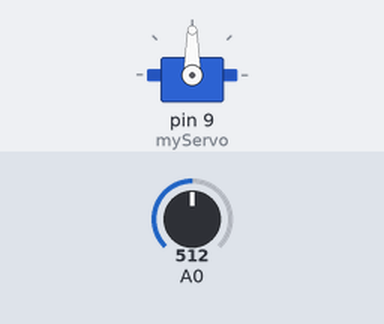
Simulated run of this sketch. Board: Arduino Uno, built with avr-gcc and run on an emulated ATmega328P. Shown: servo. Inputs (shaded band) come from the test bench; at power-on: A0 = 512.

Above: at 1.2 s.
1.3 s: A0 set to 716
At 1.8 s:
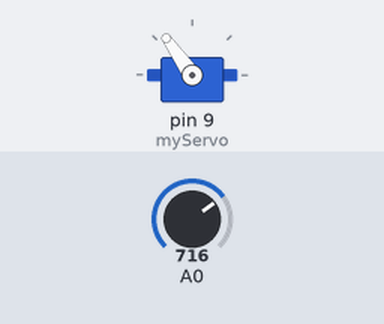
2.8 s: A0 set to 900
At 4.0 s:
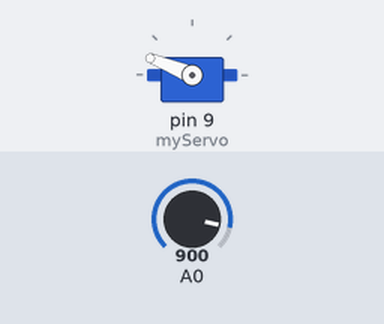
4.3 s: A0 set to 1023
At 5.3 s:
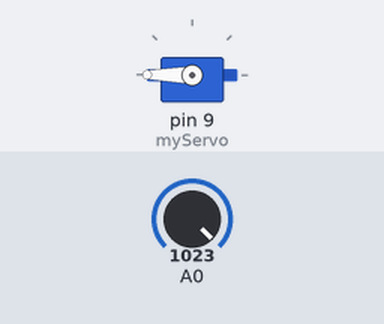
5.8 s: A0 set to 306
At 6.4 s:
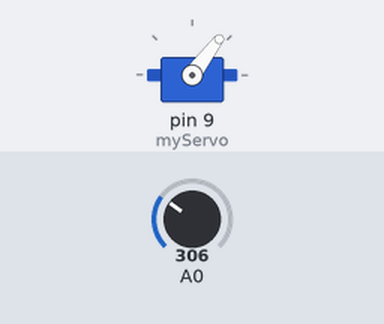
7.3 s: A0 set to 122
At 7.6 s:
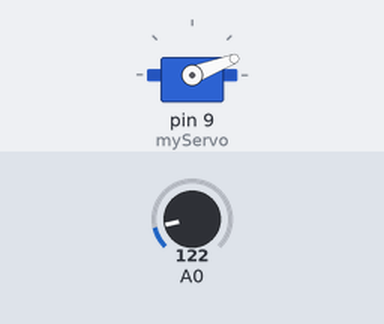
Timing chart, 0 to 9.8 s (numbered marks = the images above; inputs shaded):
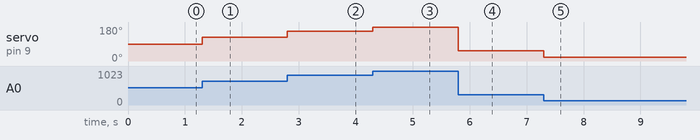

Measured:
- after the input at 1.3 s, servo on pin 9 (myServo): 90° → 125° at once
- after the input at 2.8 s, servo on pin 9 (myServo): 125° → 158° at once
- after the input at 4.3 s, servo on pin 9 (myServo): 158° → 180° at once
- after the input at 5.8 s, servo on pin 9 (myServo): 180° → 53° at once
- after the input at 7.3 s, servo on pin 9 (myServo): 53° → 21° at once

The sketch:

ServoTest.ino
```cpp
#include <Servo.h>

Servo myServo;
void setup() {
  myServo.attach(9);
}

void loop() {
 int sensor = analogRead(A0);
 int angle = map(sensor, 0, 1023, 0,
180);
  myServo.write(angle);
}
```
